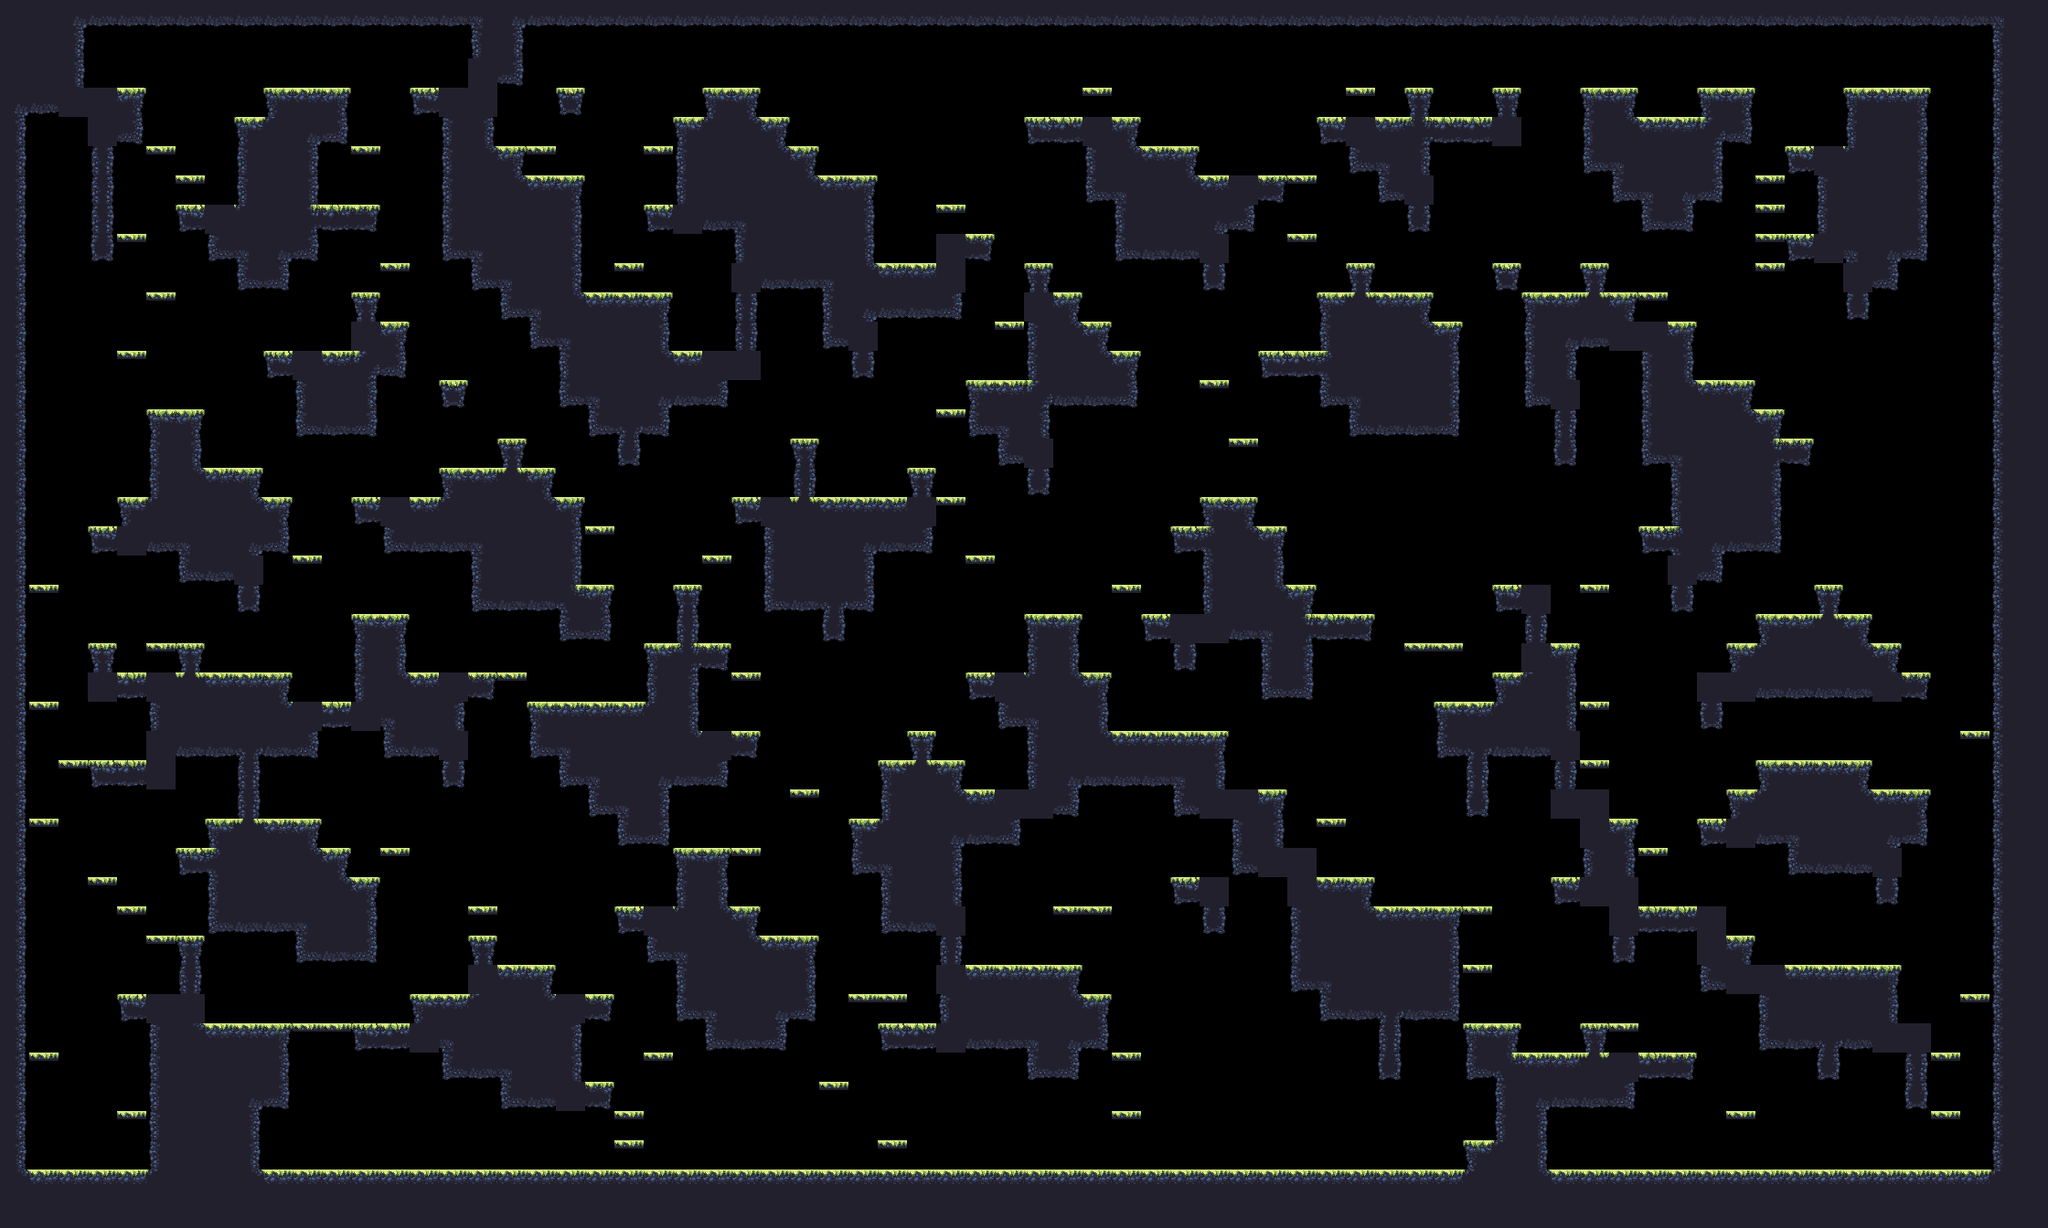

This is a level from a 2D game, rendered from its Tiled map with the project's own tilesets. A one-line summary and the map file follow, with tile-layer data summarised:
An orthogonal 70x42 tile map with 32x32 px tiles, 1 tile layer (main) and 17 objects (9x spawn, spawnPlayer0, spawnCrown0, spawnPlayer1, spawnCrown1, ...).

<map compressionlevel="0" height="42" infinite="0" nextlayerid="3" nextobjectid="4" orientation="orthogonal" renderorder="right-down" tiledversion="1.3.2" tileheight="32" tilewidth="32" version="1.2" width="70">
 <tileset firstgid="1" source="forest_summer_tile_set.tsx" />
 <layer height="42" id="1" name="main" width="70">
  <data>[2940 cells, 1285 non-empty, 28 distinct tile ids]</data>
 </layer>
 <objectgroup id="2" name="objects"><object id="1" name="spawnPlayer0" x="160" y="400.0" /><object id="2" name="spawnCrown0" x="224" y="176.0" /><object id="3" name="spawnPlayer1" x="1952" y="112.0" /><object id="4" name="spawnCrown1" x="1824" y="80.0" /><object id="5" name="spawnPlayer2" x="96" y="1232.0" /><object id="6" name="spawnCrown2" x="96" y="1232.0" /><object id="7" name="spawnPlayer3" x="2016" y="1232.0" /><object id="8" name="spawnCrown3" x="2016" y="1232.0" /><object id="9" name="spawn" x="2080" y="816.0" /><object id="10" name="spawn" x="1024" y="1232.0" /><object id="11" name="spawn" x="832" y="752.0" /><object id="12" name="spawn" x="1056" y="1232.0" /><object id="13" name="spawn" x="1984" y="112.0" /><object id="14" name="spawn" x="1856" y="1232.0" /><object id="15" name="spawn" x="1088" y="368.0" /><object id="16" name="spawn" x="2144" y="1232.0" /><object id="17" name="spawn" x="256" y="464.0" /></objectgroup></map>
